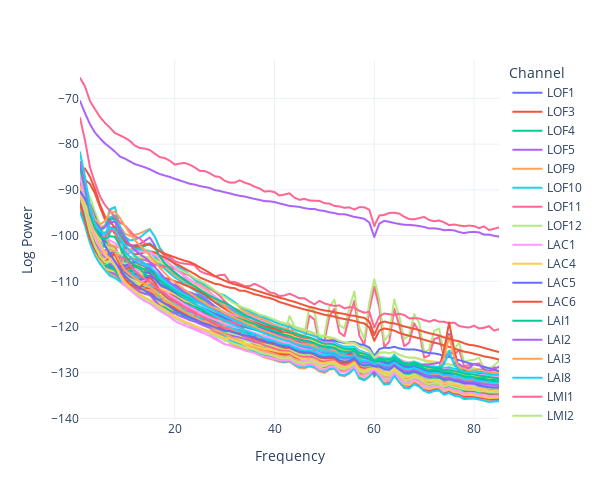

Write notebook code for a chart like this one.
### Code cell
# Dynamic plot with Plotly
fig = px.line(tfr, x = 'frequency', y = 'log_power', color = 'channel', template = 'plotly_white', width = 600, height = 500)
fig.update_layout(xaxis_title = 'Frequency', yaxis_title = 'Log Power', legend_title = 'Channel')
fig.show()
